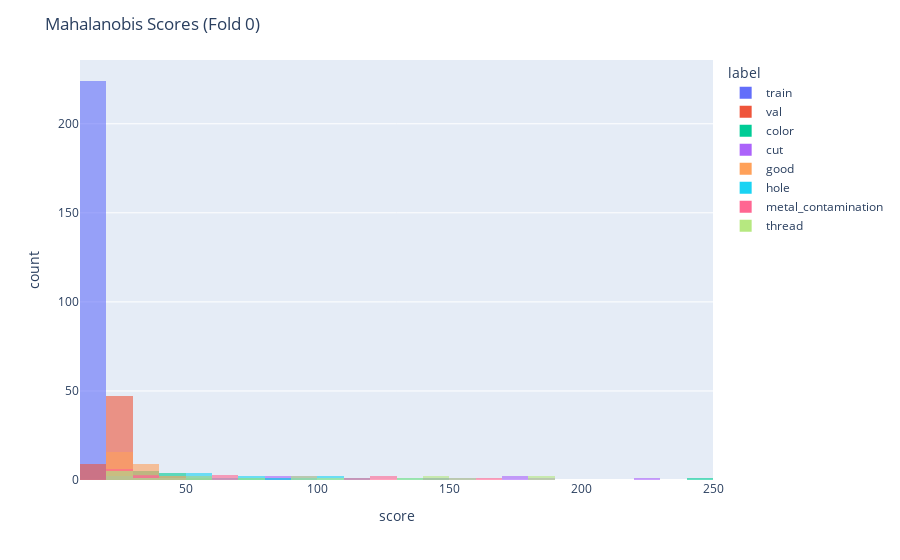
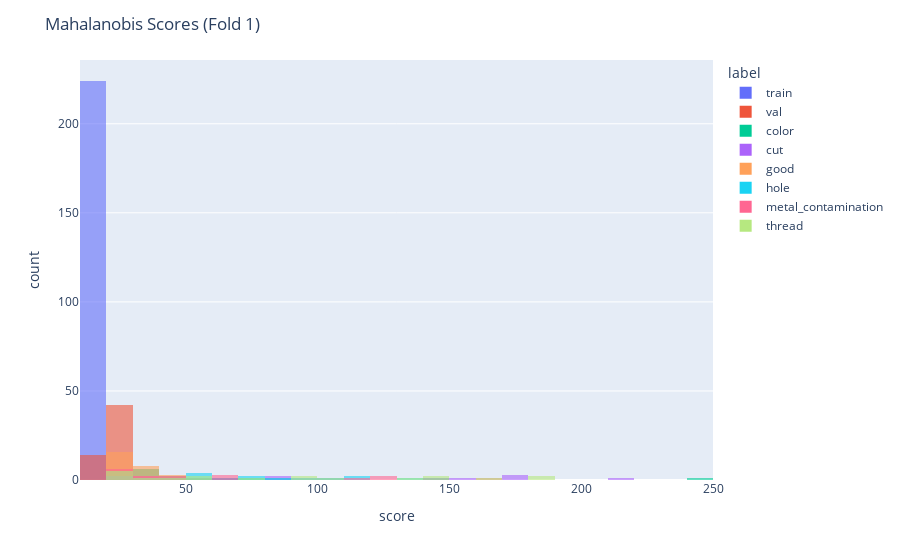
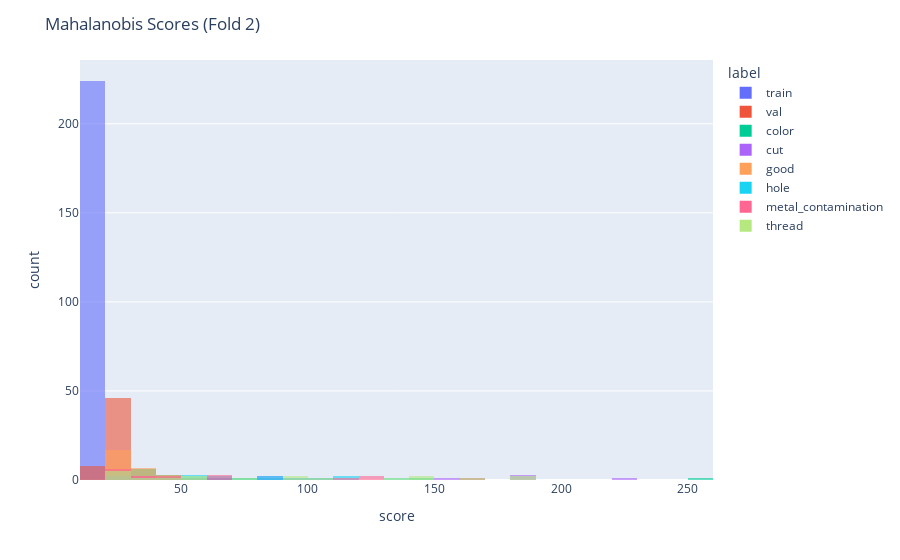
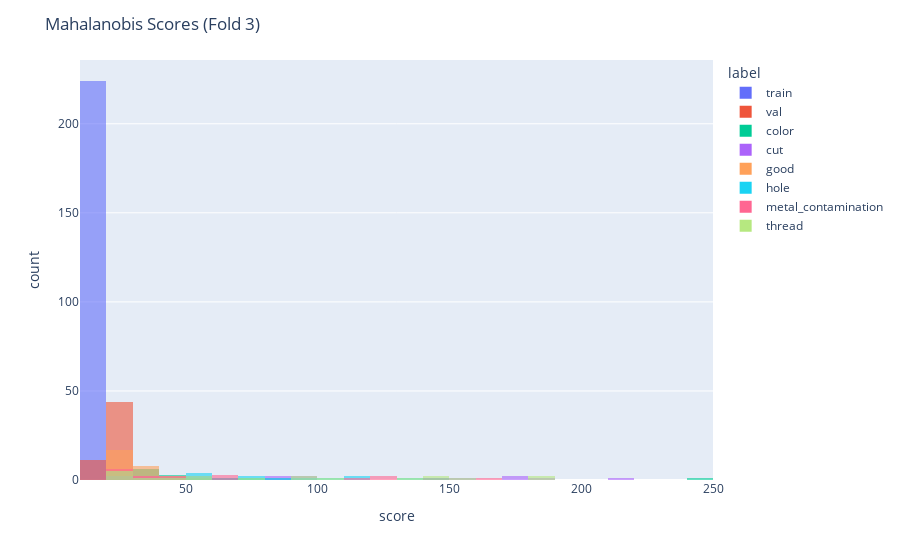

The notebook cell these images were saved under, in order:
### Markdown cell above
#### マハラノビス距離ベースでの異常検知実験

### Code cell
# Example: Fit Mahalanobis model on the first CV fold's training data
# 各フォールドの結果を格納する辞書を初期化
all_results_MD = {}
for ifold, fold in enumerate(cv_folds):
    model_state = fit_mahalanobis(fold['train_loader'])
    scores_train = all_mahalanobis_scores(model_state, fold['train_loader'])
    scores_val = all_mahalanobis_scores(model_state, fold['val_loader'])
    scores_test = all_mahalanobis_scores(model_state, dev_test_loader)

    all_results_MD[ifold] = {
        "model_state": model_state,
        "scores_train": scores_train,
        "scores_val": scores_val,
        "scores_test": scores_test,
    }

    # ヒストグラム用の DataFrame を作成
    df_MD_for_hist = pd.DataFrame({
        "score": np.r_[scores_train.numpy(), scores_val.numpy(), scores_test.numpy()],
        "label": (["train"]*len(scores_train) + ["val"]*len(scores_val) + dev_test_loader.dataset.labels)
    })

    # ヒストグラムの描画
    fig = px.histogram(df_MD_for_hist, x="score", color="label",
                    nbins=30,  # 共通のビン数
                    histnorm=None,  # 形比較なら "probability density"
                    opacity=0.6)
    fig.update_layout(barmode="overlay", title=f"Mahalanobis Scores (Fold {ifold})")
    fig.show()

### Figure 1 — Plotly figure (JSON) as saved in the notebook; plotly's stock layout.template omitted (floating-point values rounded to 4 significant figures; data arrays with more than 128 entries replaced by an {"elided": "..."} marker saying what was removed)
{"data": [{"bingroup": "x", "hovertemplate": "label=train<br>score=%{x}<br>count=%{y}<extra></extra>", "legendgroup": "train", "marker": {"color": "#636efa", "opacity": 0.6, "pattern": {"shape": ""}}, "name": "train", "nbinsx": 30, "orientation": "v", "showlegend": true, "type": "histogram", "x": {"elided": "224 float values"}, "xaxis": "x", "yaxis": "y"}, {"bingroup": "x", "hovertemplate": "label=val<br>score=%{x}<br>count=%{y}<extra></extra>", "legendgroup": "val", "marker": {"color": "#EF553B", "opacity": 0.6, "pattern": {"shape": ""}}, "name": "val", "nbinsx": 30, "orientation": "v", "showlegend": true, "type": "histogram", "x": [21.35, 19.15, 22.4, 27.58, 22.61, 20.1, 22.56, 21.59, 21.91, 20.12, 19.48, 24.57, 23.94, 23.73, 20.26, 20.54, 21.8, 18.02, 23.16, 21.96, 21.36, 22.28, 21.72, 20.48, 19.12, 21.35, 21.0, 24.04, 21.22, 27.37, 23.6, 20.84, 23.25, 22.44, 19.92, 22.75, 19.61, 20.19, 24.27, 20.2, 25.58, 21.15, 20.08, 23.28, 19.69, 22.37, 21.04, 24.64, 23.24, 21.78, 23.54, 21.5, 18.69, 21.46, 21.91, 19.66], "xaxis": "x", "yaxis": "y"}, {"bingroup": "x", "hovertemplate": "label=color<br>score=%{x}<br>count=%{y}<extra></extra>", "legendgroup": "color", "marker": {"color": "#00cc96", "opacity": 0.6, "pattern": {"shape": ""}}, "name": "color", "nbinsx": 30, "orientation": "v", "showlegend": true, "type": "histogram", "x": [143.2, 40.21, 27.82, 27.34, 70.64, 29.5, 25.85, 31.16, 244.5, 38.23, 38.16, 59.9, 81.86, 47.31, 24.4, 43.54, 47.52, 36.66, 38.66], "xaxis": "x", "yaxis": "y"}, {"bingroup": "x", "hovertemplate": "label=cut<br>score=%{x}<br>count=%{y}<extra></extra>", "legendgroup": "cut", "marker": {"color": "#ab63fa", "opacity": 0.6, "pattern": {"shape": ""}}, "name": "cut", "nbinsx": 30, "orientation": "v", "showlegend": true, "type": "histogram", "x": [148.8, 35.24, 97.76, 159.9, 26.6, 44.43, 83.81, 36.01, 27.07, 178.6, 51.96, 180.0, 220.9, 81.41, 94.81, 177.3, 59.92], "xaxis": "x", "yaxis": "y"}, {"bingroup": "x", "hovertemplate": "label=good<br>score=%{x}<br>count=%{y}<extra></extra>", "legendgroup": "good", "marker": {"color": "#FFA15A", "opacity": 0.6, "pattern": {"shape": ""}}, "name": "good", "nbinsx": 30, "orientation": "v", "showlegend": true, "type": "histogram", "x": [21.28, 23.21, 39.83, 38.06, 30.14, 34.13, 35.82, 33.23, 32.61, 51.75, 24.93, 23.53, 44.97, 33.1, 36.24, 41.64, 21.74, 23.8, 24.04, 26.03, 23.81, 22.22, 27.11, 28.3, 22.67, 20.6, 23.03, 25.16], "xaxis": "x", "yaxis": "y"}, {"bingroup": "x", "hovertemplate": "label=hole<br>score=%{x}<br>count=%{y}<extra></extra>", "legendgroup": "hole", "marker": {"color": "#19d3f3", "opacity": 0.6, "pattern": {"shape": ""}}, "name": "hole", "nbinsx": 30, "orientation": "v", "showlegend": true, "type": "histogram", "x": [55.27, 24.22, 47.23, 73.98, 109.6, 52.9, 66.99, 116.3, 90.8, 79.98, 58.01, 102.2, 28.37, 56.1, 132.0, 82.29, 34.57], "xaxis": "x", "yaxis": "y"}, {"bingroup": "x", "hovertemplate": "label=metal_contamination<br>score=%{x}<br>count=%{y}<extra></extra>", "legendgroup": "metal_contamination", "marker": {"color": "#FF6692", "opacity": 0.6, "pattern": {"shape": ""}}, "name": "metal_contamination", "nbinsx": 30, "orientation": "v", "showlegend": true, "type": "histogram", "x": [22.22, 22.57, 38.72, 26.68, 63.65, 163.4, 117.0, 124.3, 45.22, 31.89, 126.0, 26.08, 63.3, 66.15, 24.94, 30.53, 25.4], "xaxis": "x", "yaxis": "y"}, {"bingroup": "x", "hovertemplate": "label=thread<br>score=%{x}<br>count=%{y}<extra></extra>", "legendgroup": "thread", "marker": {"color": "#B6E880", "opacity": 0.6, "pattern": {"shape": ""}}, "name": "thread", "nbinsx": 30, "orientation": "v", "showlegend": true, "type": "histogram", "x": [94.12, 28.89, 27.16, 31.68, 100.9, 145.4, 187.9, 130.4, 185.5, 44.67, 95.46, 51.59, 56.92, 159.2, 22.73, 26.59, 73.55, 146.5, 26.92], "xaxis": "x", "yaxis": "y"}], "layout": {"barmode": "overlay", "legend": {"title": {"text": "label"}, "tracegroupgap": 0}, "margin": {"t": 60}, "title": {"text": "Mahalanobis Scores (Fold 0)"}, "xaxis": {"anchor": "y", "domain": [0, 1], "title": {"text": "score"}}, "yaxis": {"anchor": "x", "domain": [0, 1], "title": {"text": "count"}}}}

### Figure 2 — Plotly figure (JSON) as saved in the notebook; plotly's stock layout.template omitted (floating-point values rounded to 4 significant figures; data arrays with more than 128 entries replaced by an {"elided": "..."} marker saying what was removed)
{"data": [{"bingroup": "x", "hovertemplate": "label=train<br>score=%{x}<br>count=%{y}<extra></extra>", "legendgroup": "train", "marker": {"color": "#636efa", "opacity": 0.6, "pattern": {"shape": ""}}, "name": "train", "nbinsx": 30, "orientation": "v", "showlegend": true, "type": "histogram", "x": {"elided": "224 float values"}, "xaxis": "x", "yaxis": "y"}, {"bingroup": "x", "hovertemplate": "label=val<br>score=%{x}<br>count=%{y}<extra></extra>", "legendgroup": "val", "marker": {"color": "#EF553B", "opacity": 0.6, "pattern": {"shape": ""}}, "name": "val", "nbinsx": 30, "orientation": "v", "showlegend": true, "type": "histogram", "x": [19.97, 23.63, 19.18, 22.28, 20.14, 18.35, 21.81, 23.12, 24.03, 17.98, 21.15, 21.52, 25.73, 19.92, 24.08, 20.5, 23.89, 21.66, 20.84, 20.14, 21.03, 20.01, 21.18, 19.98, 21.83, 21.25, 19.52, 19.69, 20.76, 22.95, 20.18, 20.91, 18.95, 22.89, 20.01, 19.75, 18.48, 22.11, 21.55, 23.61, 21.23, 29.05, 19.37, 22.11, 24.32, 23.84, 22.21, 24.13, 22.47, 24.19, 23.72, 22.31, 20.44, 18.87, 19.7, 21.38], "xaxis": "x", "yaxis": "y"}, {"bingroup": "x", "hovertemplate": "label=color<br>score=%{x}<br>count=%{y}<extra></extra>", "legendgroup": "color", "marker": {"color": "#00cc96", "opacity": 0.6, "pattern": {"shape": ""}}, "name": "color", "nbinsx": 30, "orientation": "v", "showlegend": true, "type": "histogram", "x": [142.4, 39.47, 25.74, 26.66, 70.29, 28.13, 25.42, 31.74, 245.8, 39.32, 37.78, 60.21, 84.08, 48.29, 24.01, 41.76, 50.57, 37.99, 39.56], "xaxis": "x", "yaxis": "y"}, {"bingroup": "x", "hovertemplate": "label=cut<br>score=%{x}<br>count=%{y}<extra></extra>", "legendgroup": "cut", "marker": {"color": "#ab63fa", "opacity": 0.6, "pattern": {"shape": ""}}, "name": "cut", "nbinsx": 30, "orientation": "v", "showlegend": true, "type": "histogram", "x": [148.4, 35.74, 100.3, 159.0, 25.33, 44.75, 85.76, 35.77, 25.74, 178.9, 52.34, 178.1, 217.9, 81.68, 95.91, 176.6, 61.52], "xaxis": "x", "yaxis": "y"}, {"bingroup": "x", "hovertemplate": "label=good<br>score=%{x}<br>count=%{y}<extra></extra>", "legendgroup": "good", "marker": {"color": "#FFA15A", "opacity": 0.6, "pattern": {"shape": ""}}, "name": "good", "nbinsx": 30, "orientation": "v", "showlegend": true, "type": "histogram", "x": [21.28, 23.04, 41.42, 37.81, 31.07, 32.79, 34.79, 34.13, 32.98, 51.71, 24.74, 22.08, 48.01, 34.8, 37.51, 42.24, 20.09, 23.19, 23.84, 24.91, 24.19, 22.45, 26.39, 29.35, 22.06, 21.15, 22.08, 23.89], "xaxis": "x", "yaxis": "y"}, {"bingroup": "x", "hovertemplate": "label=hole<br>score=%{x}<br>count=%{y}<extra></extra>", "legendgroup": "hole", "marker": {"color": "#19d3f3", "opacity": 0.6, "pattern": {"shape": ""}}, "name": "hole", "nbinsx": 30, "orientation": "v", "showlegend": true, "type": "histogram", "x": [57.76, 24.02, 47.83, 74.87, 112.1, 53.4, 66.61, 116.5, 91.85, 79.05, 57.93, 102.7, 28.08, 55.16, 136.2, 83.02, 33.81], "xaxis": "x", "yaxis": "y"}, {"bingroup": "x", "hovertemplate": "label=metal_contamination<br>score=%{x}<br>count=%{y}<extra></extra>", "legendgroup": "metal_contamination", "marker": {"color": "#FF6692", "opacity": 0.6, "pattern": {"shape": ""}}, "name": "metal_contamination", "nbinsx": 30, "orientation": "v", "showlegend": true, "type": "histogram", "x": [22.23, 21.62, 40.01, 26.43, 63.93, 163.6, 115.0, 125.6, 46.55, 31.58, 128.2, 26.95, 62.52, 68.2, 26.07, 30.87, 25.42], "xaxis": "x", "yaxis": "y"}, {"bingroup": "x", "hovertemplate": "label=thread<br>score=%{x}<br>count=%{y}<extra></extra>", "legendgroup": "thread", "marker": {"color": "#B6E880", "opacity": 0.6, "pattern": {"shape": ""}}, "name": "thread", "nbinsx": 30, "orientation": "v", "showlegend": true, "type": "histogram", "x": [91.61, 28.17, 27.61, 30.49, 102.1, 143.0, 186.7, 130.6, 187.7, 44.1, 94.1, 50.86, 57.03, 161.0, 23.09, 25.25, 70.28, 146.2, 26.24], "xaxis": "x", "yaxis": "y"}], "layout": {"barmode": "overlay", "legend": {"title": {"text": "label"}, "tracegroupgap": 0}, "margin": {"t": 60}, "title": {"text": "Mahalanobis Scores (Fold 1)"}, "xaxis": {"anchor": "y", "domain": [0, 1], "title": {"text": "score"}}, "yaxis": {"anchor": "x", "domain": [0, 1], "title": {"text": "count"}}}}

### Figure 3 — Plotly figure (JSON) as saved in the notebook; plotly's stock layout.template omitted (floating-point values rounded to 4 significant figures; data arrays with more than 128 entries replaced by an {"elided": "..."} marker saying what was removed)
{"data": [{"bingroup": "x", "hovertemplate": "label=train<br>score=%{x}<br>count=%{y}<extra></extra>", "legendgroup": "train", "marker": {"color": "#636efa", "opacity": 0.6, "pattern": {"shape": ""}}, "name": "train", "nbinsx": 30, "orientation": "v", "showlegend": true, "type": "histogram", "x": {"elided": "224 float values"}, "xaxis": "x", "yaxis": "y"}, {"bingroup": "x", "hovertemplate": "label=val<br>score=%{x}<br>count=%{y}<extra></extra>", "legendgroup": "val", "marker": {"color": "#EF553B", "opacity": 0.6, "pattern": {"shape": ""}}, "name": "val", "nbinsx": 30, "orientation": "v", "showlegend": true, "type": "histogram", "x": [24.76, 22.84, 23.69, 20.73, 20.36, 21.82, 21.86, 25.2, 23.03, 21.03, 22.63, 19.53, 20.36, 21.11, 21.55, 22.26, 18.97, 34.13, 22.97, 25.4, 24.76, 23.75, 20.3, 22.07, 21.79, 28.37, 23.1, 20.14, 20.37, 21.94, 19.76, 30.09, 24.39, 19.72, 21.94, 18.97, 22.41, 23.74, 20.59, 21.96, 24.87, 22.41, 19.8, 18.3, 20.79, 23.09, 22.83, 26.47, 23.03, 25.89, 21.24, 24.3, 22.76, 24.62, 21.37, 19.59], "xaxis": "x", "yaxis": "y"}, {"bingroup": "x", "hovertemplate": "label=color<br>score=%{x}<br>count=%{y}<extra></extra>", "legendgroup": "color", "marker": {"color": "#00cc96", "opacity": 0.6, "pattern": {"shape": ""}}, "name": "color", "nbinsx": 30, "orientation": "v", "showlegend": true, "type": "histogram", "x": [144.7, 39.43, 26.87, 26.92, 71.71, 28.92, 25.81, 32.2, 251.4, 39.2, 38.37, 60.55, 83.97, 48.96, 25.5, 42.22, 48.18, 36.28, 39.77], "xaxis": "x", "yaxis": "y"}, {"bingroup": "x", "hovertemplate": "label=cut<br>score=%{x}<br>count=%{y}<extra></extra>", "legendgroup": "cut", "marker": {"color": "#ab63fa", "opacity": 0.6, "pattern": {"shape": ""}}, "name": "cut", "nbinsx": 30, "orientation": "v", "showlegend": true, "type": "histogram", "x": [154.0, 36.26, 101.3, 166.1, 26.7, 47.5, 85.5, 37.31, 26.67, 184.1, 52.43, 184.2, 223.1, 81.98, 96.81, 180.4, 61.29], "xaxis": "x", "yaxis": "y"}, {"bingroup": "x", "hovertemplate": "label=good<br>score=%{x}<br>count=%{y}<extra></extra>", "legendgroup": "good", "marker": {"color": "#FFA15A", "opacity": 0.6, "pattern": {"shape": ""}}, "name": "good", "nbinsx": 30, "orientation": "v", "showlegend": true, "type": "histogram", "x": [20.94, 23.9, 40.38, 38.71, 29.04, 32.76, 34.34, 34.73, 32.73, 52.49, 25.7, 23.66, 48.0, 32.6, 37.51, 41.05, 21.49, 25.32, 25.0, 25.76, 23.71, 22.95, 27.23, 28.68, 21.72, 21.44, 22.99, 24.9], "xaxis": "x", "yaxis": "y"}, {"bingroup": "x", "hovertemplate": "label=hole<br>score=%{x}<br>count=%{y}<extra></extra>", "legendgroup": "hole", "marker": {"color": "#19d3f3", "opacity": 0.6, "pattern": {"shape": ""}}, "name": "hole", "nbinsx": 30, "orientation": "v", "showlegend": true, "type": "histogram", "x": [56.94, 24.42, 49.13, 75.86, 114.4, 54.09, 67.81, 118.7, 92.51, 82.1, 60.69, 103.7, 28.47, 59.36, 139.6, 85.45, 34.7], "xaxis": "x", "yaxis": "y"}, {"bingroup": "x", "hovertemplate": "label=metal_contamination<br>score=%{x}<br>count=%{y}<extra></extra>", "legendgroup": "metal_contamination", "marker": {"color": "#FF6692", "opacity": 0.6, "pattern": {"shape": ""}}, "name": "metal_contamination", "nbinsx": 30, "orientation": "v", "showlegend": true, "type": "histogram", "x": [23.53, 23.08, 41.2, 27.11, 65.17, 168.3, 117.9, 126.7, 45.99, 33.84, 128.9, 26.72, 64.16, 68.12, 26.28, 30.4, 26.79], "xaxis": "x", "yaxis": "y"}, {"bingroup": "x", "hovertemplate": "label=thread<br>score=%{x}<br>count=%{y}<extra></extra>", "legendgroup": "thread", "marker": {"color": "#B6E880", "opacity": 0.6, "pattern": {"shape": ""}}, "name": "thread", "nbinsx": 30, "orientation": "v", "showlegend": true, "type": "histogram", "x": [96.36, 28.75, 28.98, 31.18, 102.9, 147.0, 188.6, 136.6, 189.7, 45.06, 97.08, 51.13, 57.15, 166.8, 22.96, 28.1, 73.1, 146.7, 27.41], "xaxis": "x", "yaxis": "y"}], "layout": {"barmode": "overlay", "legend": {"title": {"text": "label"}, "tracegroupgap": 0}, "margin": {"t": 60}, "title": {"text": "Mahalanobis Scores (Fold 2)"}, "xaxis": {"anchor": "y", "domain": [0, 1], "title": {"text": "score"}}, "yaxis": {"anchor": "x", "domain": [0, 1], "title": {"text": "count"}}}}

### Figure 4 — Plotly figure (JSON) as saved in the notebook; plotly's stock layout.template omitted (floating-point values rounded to 4 significant figures; data arrays with more than 128 entries replaced by an {"elided": "..."} marker saying what was removed)
{"data": [{"bingroup": "x", "hovertemplate": "label=train<br>score=%{x}<br>count=%{y}<extra></extra>", "legendgroup": "train", "marker": {"color": "#636efa", "opacity": 0.6, "pattern": {"shape": ""}}, "name": "train", "nbinsx": 30, "orientation": "v", "showlegend": true, "type": "histogram", "x": {"elided": "224 float values"}, "xaxis": "x", "yaxis": "y"}, {"bingroup": "x", "hovertemplate": "label=val<br>score=%{x}<br>count=%{y}<extra></extra>", "legendgroup": "val", "marker": {"color": "#EF553B", "opacity": 0.6, "pattern": {"shape": ""}}, "name": "val", "nbinsx": 30, "orientation": "v", "showlegend": true, "type": "histogram", "x": [23.15, 25.03, 25.24, 21.13, 21.03, 17.62, 26.72, 23.71, 21.13, 21.11, 23.07, 34.36, 20.49, 21.72, 20.23, 18.9, 24.46, 22.94, 20.51, 20.97, 24.47, 19.81, 18.19, 22.51, 29.56, 21.3, 20.82, 26.23, 22.14, 21.37, 19.8, 25.96, 18.78, 19.05, 22.94, 21.7, 20.36, 19.86, 20.82, 18.5, 20.08, 16.77, 20.62, 21.45, 22.51, 24.55, 24.8, 20.05, 22.29, 17.77, 20.09, 22.61, 24.74, 22.06, 23.5, 21.14], "xaxis": "x", "yaxis": "y"}, {"bingroup": "x", "hovertemplate": "label=color<br>score=%{x}<br>count=%{y}<extra></extra>", "legendgroup": "color", "marker": {"color": "#00cc96", "opacity": 0.6, "pattern": {"shape": ""}}, "name": "color", "nbinsx": 30, "orientation": "v", "showlegend": true, "type": "histogram", "x": [142.4, 38.98, 26.21, 26.62, 71.04, 28.38, 25.31, 31.59, 246.2, 38.66, 36.99, 60.54, 85.68, 48.66, 23.77, 42.29, 47.31, 35.96, 38.83], "xaxis": "x", "yaxis": "y"}, {"bingroup": "x", "hovertemplate": "label=cut<br>score=%{x}<br>count=%{y}<extra></extra>", "legendgroup": "cut", "marker": {"color": "#ab63fa", "opacity": 0.6, "pattern": {"shape": ""}}, "name": "cut", "nbinsx": 30, "orientation": "v", "showlegend": true, "type": "histogram", "x": [147.3, 36.49, 98.43, 158.3, 26.08, 44.96, 83.94, 35.77, 26.1, 179.1, 51.14, 181.4, 218.3, 80.16, 95.39, 176.4, 58.73], "xaxis": "x", "yaxis": "y"}, {"bingroup": "x", "hovertemplate": "label=good<br>score=%{x}<br>count=%{y}<extra></extra>", "legendgroup": "good", "marker": {"color": "#FFA15A", "opacity": 0.6, "pattern": {"shape": ""}}, "name": "good", "nbinsx": 30, "orientation": "v", "showlegend": true, "type": "histogram", "x": [20.81, 22.28, 39.68, 38.06, 29.1, 32.67, 34.77, 34.58, 32.52, 50.96, 25.17, 23.34, 46.13, 34.22, 37.65, 41.69, 20.53, 24.53, 23.69, 25.53, 23.54, 21.95, 27.72, 28.36, 21.29, 20.65, 22.23, 24.78], "xaxis": "x", "yaxis": "y"}, {"bingroup": "x", "hovertemplate": "label=hole<br>score=%{x}<br>count=%{y}<extra></extra>", "legendgroup": "hole", "marker": {"color": "#19d3f3", "opacity": 0.6, "pattern": {"shape": ""}}, "name": "hole", "nbinsx": 30, "orientation": "v", "showlegend": true, "type": "histogram", "x": [55.91, 24.61, 48.75, 73.79, 110.2, 53.04, 65.83, 116.0, 91.69, 79.67, 57.63, 102.3, 29.23, 56.46, 131.9, 81.41, 35.42], "xaxis": "x", "yaxis": "y"}, {"bingroup": "x", "hovertemplate": "label=metal_contamination<br>score=%{x}<br>count=%{y}<extra></extra>", "legendgroup": "metal_contamination", "marker": {"color": "#FF6692", "opacity": 0.6, "pattern": {"shape": ""}}, "name": "metal_contamination", "nbinsx": 30, "orientation": "v", "showlegend": true, "type": "histogram", "x": [23.28, 22.93, 40.16, 27.23, 63.0, 164.2, 117.7, 125.2, 45.19, 33.4, 126.9, 25.97, 64.88, 66.46, 25.47, 31.85, 24.87], "xaxis": "x", "yaxis": "y"}, {"bingroup": "x", "hovertemplate": "label=thread<br>score=%{x}<br>count=%{y}<extra></extra>", "legendgroup": "thread", "marker": {"color": "#B6E880", "opacity": 0.6, "pattern": {"shape": ""}}, "name": "thread", "nbinsx": 30, "orientation": "v", "showlegend": true, "type": "histogram", "x": [93.53, 28.7, 28.36, 30.19, 102.6, 145.3, 188.4, 133.6, 189.6, 44.17, 95.74, 50.61, 57.41, 159.1, 22.12, 26.16, 71.28, 146.4, 25.64], "xaxis": "x", "yaxis": "y"}], "layout": {"barmode": "overlay", "legend": {"title": {"text": "label"}, "tracegroupgap": 0}, "margin": {"t": 60}, "title": {"text": "Mahalanobis Scores (Fold 3)"}, "xaxis": {"anchor": "y", "domain": [0, 1], "title": {"text": "score"}}, "yaxis": {"anchor": "x", "domain": [0, 1], "title": {"text": "count"}}}}
